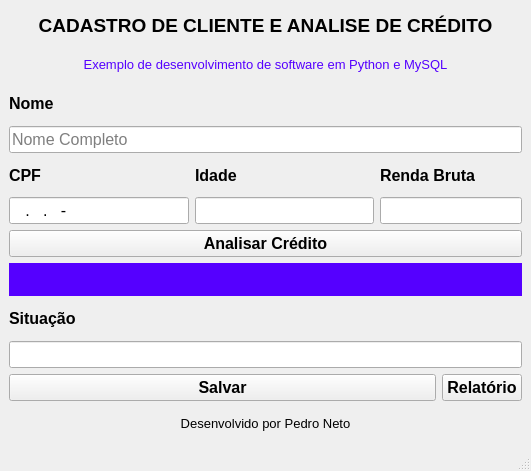
<?xml version="1.0" encoding="UTF-8"?>
<ui version="4.0">
 <class>MainWindow</class>
 <widget class="QMainWindow" name="MainWindow">
  <property name="geometry">
   <rect>
    <x>0</x>
    <y>0</y>
    <width>531</width>
    <height>471</height>
   </rect>
  </property>
  <property name="windowTitle">
   <string>MainWindow</string>
  </property>
  <widget class="QWidget" name="centralwidget">
   <layout class="QGridLayout" name="gridLayout">
    <item row="0" column="0" colspan="4">
     <widget class="QLabel" name="label">
      <property name="font">
       <font>
        <family>Arial</family>
        <pointsize>14</pointsize>
        <weight>75</weight>
        <bold>true</bold>
       </font>
      </property>
      <property name="text">
       <string>CADASTRO DE CLIENTE E ANALISE DE CRÉDITO</string>
      </property>
      <property name="alignment">
       <set>Qt::AlignCenter</set>
      </property>
     </widget>
    </item>
    <item row="1" column="0" colspan="4">
     <widget class="QLabel" name="label_2">
      <property name="font">
       <font>
        <family>Arial</family>
        <pointsize>10</pointsize>
        <weight>50</weight>
        <bold>false</bold>
       </font>
      </property>
      <property name="styleSheet">
       <string notr="true">color: rgb(85, 0, 255)</string>
      </property>
      <property name="text">
       <string>Exemplo de desenvolvimento de software em Python e MySQL</string>
      </property>
      <property name="alignment">
       <set>Qt::AlignCenter</set>
      </property>
     </widget>
    </item>
    <item row="2" column="0">
     <widget class="QLabel" name="label_3">
      <property name="font">
       <font>
        <family>Arial</family>
        <pointsize>12</pointsize>
        <weight>75</weight>
        <bold>true</bold>
       </font>
      </property>
      <property name="text">
       <string>Nome</string>
      </property>
     </widget>
    </item>
    <item row="3" column="0" colspan="4">
     <widget class="QLineEdit" name="txtNome">
      <property name="font">
       <font>
        <pointsize>12</pointsize>
       </font>
      </property>
      <property name="inputMask">
       <string/>
      </property>
      <property name="placeholderText">
       <string>Nome Completo</string>
      </property>
     </widget>
    </item>
    <item row="4" column="0">
     <widget class="QLabel" name="label_5">
      <property name="font">
       <font>
        <family>Arial</family>
        <pointsize>12</pointsize>
        <weight>75</weight>
        <bold>true</bold>
       </font>
      </property>
      <property name="text">
       <string>CPF</string>
      </property>
     </widget>
    </item>
    <item row="4" column="1">
     <widget class="QLabel" name="label_6">
      <property name="font">
       <font>
        <family>Arial</family>
        <pointsize>12</pointsize>
        <weight>75</weight>
        <bold>true</bold>
       </font>
      </property>
      <property name="text">
       <string>Idade</string>
      </property>
     </widget>
    </item>
    <item row="4" column="2" colspan="2">
     <widget class="QLabel" name="label_7">
      <property name="font">
       <font>
        <family>Arial</family>
        <pointsize>12</pointsize>
        <weight>75</weight>
        <bold>true</bold>
       </font>
      </property>
      <property name="text">
       <string>Renda Bruta</string>
      </property>
     </widget>
    </item>
    <item row="5" column="0">
     <widget class="QLineEdit" name="txtCpf">
      <property name="font">
       <font>
        <pointsize>12</pointsize>
       </font>
      </property>
      <property name="inputMask">
       <string>000.000.000-00</string>
      </property>
      <property name="placeholderText">
       <string/>
      </property>
     </widget>
    </item>
    <item row="5" column="1">
     <widget class="QLineEdit" name="txtIdade">
      <property name="font">
       <font>
        <pointsize>12</pointsize>
       </font>
      </property>
      <property name="inputMask">
       <string/>
      </property>
      <property name="placeholderText">
       <string/>
      </property>
     </widget>
    </item>
    <item row="5" column="2" colspan="2">
     <widget class="QLineEdit" name="txtRenda">
      <property name="font">
       <font>
        <pointsize>12</pointsize>
       </font>
      </property>
      <property name="inputMask">
       <string/>
      </property>
      <property name="placeholderText">
       <string/>
      </property>
     </widget>
    </item>
    <item row="6" column="0" colspan="4">
     <widget class="QPushButton" name="btnAnalise">
      <property name="font">
       <font>
        <family>Arial</family>
        <pointsize>12</pointsize>
        <weight>75</weight>
        <bold>true</bold>
       </font>
      </property>
      <property name="cursor">
       <cursorShape>PointingHandCursor</cursorShape>
      </property>
      <property name="text">
       <string>Analisar Crédito</string>
      </property>
     </widget>
    </item>
    <item row="7" column="0" colspan="4">
     <widget class="QLabel" name="lblAnalise">
      <property name="font">
       <font>
        <pointsize>12</pointsize>
        <weight>75</weight>
        <bold>true</bold>
       </font>
      </property>
      <property name="styleSheet">
       <string notr="true">color: rgb(85, 0, 255);
background-color: rgb(85, 0, 255);</string>
      </property>
      <property name="text">
       <string/>
      </property>
      <property name="alignment">
       <set>Qt::AlignCenter</set>
      </property>
     </widget>
    </item>
    <item row="8" column="0">
     <widget class="QLabel" name="label_8">
      <property name="font">
       <font>
        <family>Arial</family>
        <pointsize>12</pointsize>
        <weight>75</weight>
        <bold>true</bold>
       </font>
      </property>
      <property name="text">
       <string>Situação</string>
      </property>
     </widget>
    </item>
    <item row="9" column="0" colspan="4">
     <widget class="QLineEdit" name="txtSituacao">
      <property name="font">
       <font>
        <pointsize>12</pointsize>
       </font>
      </property>
      <property name="inputMask">
       <string/>
      </property>
      <property name="placeholderText">
       <string/>
      </property>
     </widget>
    </item>
    <item row="10" column="0" colspan="3">
     <widget class="QPushButton" name="btnSalvar">
      <property name="font">
       <font>
        <family>Arial</family>
        <pointsize>12</pointsize>
        <weight>75</weight>
        <bold>true</bold>
       </font>
      </property>
      <property name="cursor">
       <cursorShape>PointingHandCursor</cursorShape>
      </property>
      <property name="text">
       <string>Salvar</string>
      </property>
     </widget>
    </item>
    <item row="10" column="3">
     <widget class="QPushButton" name="btnRelatorio">
      <property name="font">
       <font>
        <family>Arial</family>
        <pointsize>12</pointsize>
        <weight>75</weight>
        <bold>true</bold>
       </font>
      </property>
      <property name="cursor">
       <cursorShape>PointingHandCursor</cursorShape>
      </property>
      <property name="text">
       <string>Relatório</string>
      </property>
     </widget>
    </item>
    <item row="11" column="0" colspan="4">
     <widget class="QLabel" name="label_4">
      <property name="font">
       <font>
        <family>Arial</family>
        <pointsize>10</pointsize>
        <weight>50</weight>
        <bold>false</bold>
       </font>
      </property>
      <property name="styleSheet">
       <string notr="true"/>
      </property>
      <property name="text">
       <string>Desenvolvido por Pedro Neto</string>
      </property>
      <property name="alignment">
       <set>Qt::AlignCenter</set>
      </property>
     </widget>
    </item>
   </layout>
  </widget>
  <widget class="QMenuBar" name="menubar">
   <property name="geometry">
    <rect>
     <x>0</x>
     <y>0</y>
     <width>531</width>
     <height>21</height>
    </rect>
   </property>
  </widget>
  <widget class="QStatusBar" name="statusbar"/>
 </widget>
 <resources/>
 <connections/>
</ui>
